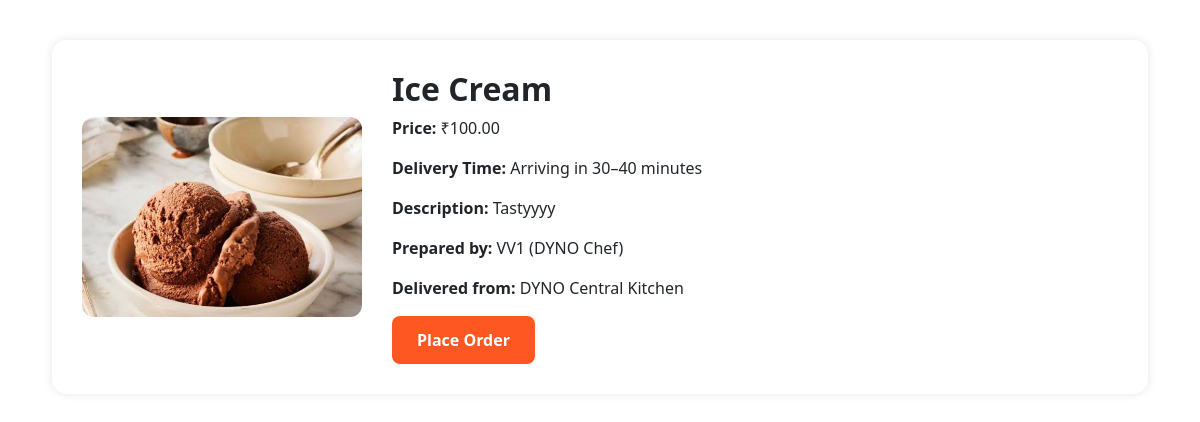
Page /order-now/6/ (signed in) on the committed database.
### accounts/models.py (models this page shows, shortened)
class FoodItem(models.Model):
    name = models.CharField(max_length=200)
    price = models.DecimalField(max_digits=7, decimal_places=2)
    image = models.ImageField(upload_to='food_images/')
    description = models.TextField(default="Delicious food item from DYNO.")
    created_at = models.DateTimeField(default=timezone.now)
    added_by = models.ForeignKey(User, on_delete=models.CASCADE)
    city = models.CharField(max_length=100, null=True, blank=True)

### accounts/views.py (the view, shortened to what this page needs)
# urls.py: path('order-now/<int:food_id>/', views.order_now, name='order_now'),
@login_required
def order_now(request, food_id):
    food = get_object_or_404(FoodItem, id=food_id)
    profile = getattr(request.user, 'profile', None)
    order_placed = False
    tracking = None
    if request.method == 'POST':
        Order.objects.create(
            user=request.user,
            food_item=food,
            quantity=1,
            address="DYNO Default Address",
            delivery_time=(timezone.now() + timedelta(minutes=30)).time(),
            payment_method="Cash on Delivery",
            price=food.price,
            item_name=food.name,
            description=food.description,
            image=food.image if food.image else None,
            name=profile.name if profile and profile.name else request.user.first_name,
            gender=profile.gender if profile and profile.gender else '',
            city=profile.city if profile and profile.city else '',
            username=request.user.username,  # ✅ Always take from request.user
        )
        order_placed = True
        tracking = {
            'status': 'Delivering',
            'eta': 30
        }
    else:
        order = Order.objects.filter(user=request.user, food_item=food).order_by('-timestamp').first()
    return render(request, 'accounts/order_now.html', {'food': food, 'order_placed': order_placed, 'tracking': tracking})

### accounts/templates/accounts/order_now.html (shortened to what this page needs)
{% load static %}
<!DOCTYPE html>
<html lang="en">
<head>
  <link href="https://cdn.jsdelivr.net/npm/bootstrap@5.3.2/dist/css/bootstrap.min.css" rel="stylesheet" />
</head>
<body>
  <div class="container">
    <div class="order-container">
      <img src="{{ food.image.url }}" alt="{{ food.name }}">
      <div class="details">
        <h2>{{ food.name }}</h2>
        <p><strong>Price:</strong> ₹{{ food.price }}</p>
        <p><strong>Delivery Time:</strong> Arriving in 30–40 minutes</p>
        <p><strong>Description:</strong> {{ food.description }}</p>
        <p><strong>Prepared by:</strong> {{ food.added_by.username|capfirst }} (DYNO Chef)</p>
        <p><strong>Delivered from:</strong> {{ food.added_by.profile.address|default:"DYNO Central Kitchen" }}</p>
        {% if not order_placed %}
          <form method="POST">
            <button type="submit" class="btn-place">Place Order</button>
          </form>
        {% endif %}
      </div>
    </div>
  </div>
</body>
</html>

### rows in the picture
FoodItem: image (picture), name "Ice Cream", price "100.00", description "Tastyyyy", added_by.username "VV1", added_by.profile.address "DYNO Central Kitchen"
